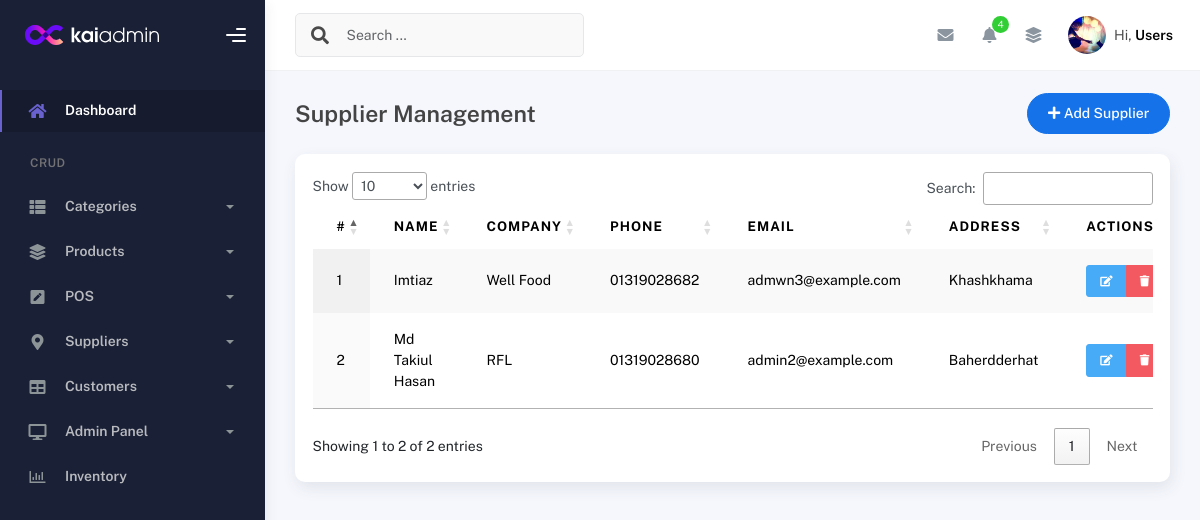
Before: /modules/Suppliers/view_suppliers.php (signed in) with the older database file.
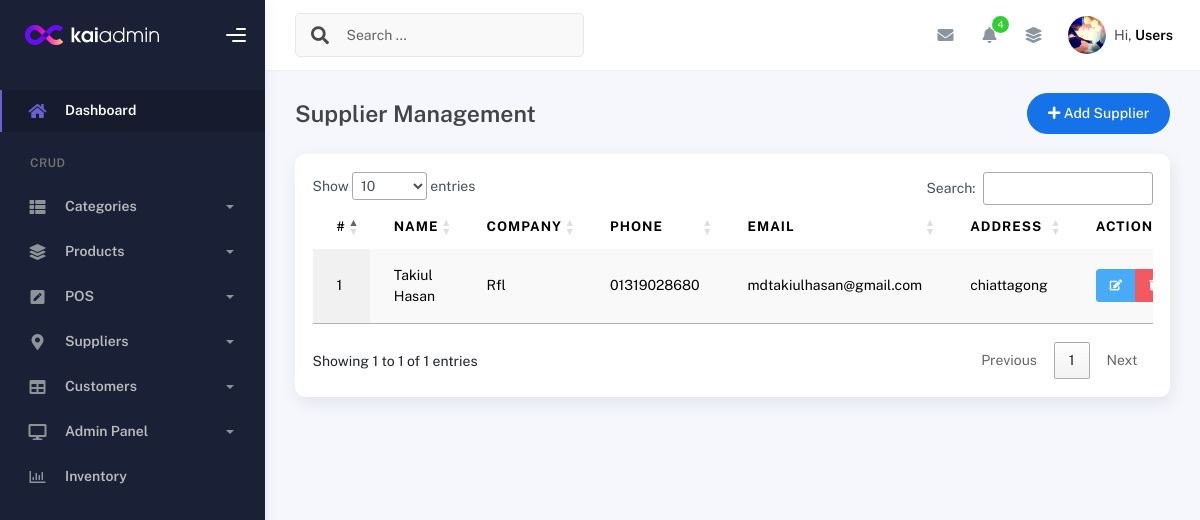
After: the same page with the newer database file.
### tables this page shows
CREATE TABLE `suppliers` (
  `id` int(11) NOT NULL,
  `name` varchar(100) NOT NULL,
  `phone` varchar(20) DEFAULT NULL,
  `email` varchar(100) DEFAULT NULL,
  `address` text DEFAULT NULL,
  `company_name` varchar(100) DEFAULT NULL,
  `created_at` timestamp NOT NULL DEFAULT current_timestamp(),
  `updated_at` timestamp NOT NULL DEFAULT current_timestamp() ON UPDATE current_timestamp()
);

### includes/crud_class.php (called while the page is built, shortened)
<?php
class CRUD {
    protected $host = 'localhost';
    protected $username = 'root';
    protected $password = '';
    protected $database = 'inventory_system';
    protected $connect;
    function __construct() {
        $this->connect = new mysqli($this->host, $this->username, $this->password, $this->database);
        $this->connect->set_charset("utf8mb4");
    }
    public function common_select($table, $fields = '*', $where = false, $sort = 'id', $sort_type = 'asc', $offset = false, $limit = false) {
        $data = [];
        $error = 0;
        $error_msg = "";
        $sql = "SELECT $fields FROM `$table`";
        if ($sort) {
            $sql .= " ORDER BY `$sort` " . (strtoupper($sort_type) === 'DESC' ? 'DESC' : 'ASC');
        }
        $stmt = $this->connect->prepare($sql);
        if ($stmt) {
            if ($stmt->execute()) {
                $result = $stmt->get_result();
                if ($result->num_rows > 0) {
                    while ($r = $result->fetch_object()) {
                        $data[] = $r;
                    }
                }
            } else {
                $error = 1;
                $error_msg = $stmt->error;
            }
        } else {
            $error = 1;
            $error_msg = $this->connect->error;
        }
        return ['data' => $data, 'error' => $error, 'error_msg' => $error_msg];
    }
}

### db_plugin.php (called while the page is built, shortened)
<?php
require_once __DIR__ . '/includes/crud_class.php';
$mysqli=new crud();
?>

### modules/Suppliers/view_suppliers.php (the view, shortened to what the changed rows need)
<?php
require_once __DIR__ . '/../../db_plugin.php';
$result = $mysqli->common_select('suppliers', '*', [], 'name', 'asc');
$suppliers = $result['error'] ? [] : $result['data'];
require_once __DIR__ . '/../../requires/header.php';
require_once __DIR__ . '/../../requires/topbar.php';
?>
<div class="container">
    <div class="page-inner">
        <div class="row">
            <div class="col-md-12">
                <div class="card">
                    <div class="card-body">
                        <div class="table-responsive">
                            <table id="supplierTable" class="display table table-striped table-hover">
                                <thead>
                                    <tr>
                                        <th>#</th>
                                        <th>Name</th>
                                        <th>Company</th>
                                        <th>Phone</th>
                                        <th>Email</th>
                                        <th>Address</th>
                                        <th>Actions</th>
                                    </tr>
                                </thead>
                                <tbody>
                                    <?php if (empty($suppliers)): ?>
                                        <tr>
                                            <td colspan="6" class="text-center">No suppliers found</td>
                                        </tr>
                                    <?php else: ?>
                                        <?php foreach ($suppliers as $index => $supplier): ?>
                                            <tr>
                                                <td><?= $index + 1 ?></td>
                                                <td><?= htmlspecialchars($supplier->name) ?></td>
                                                <td><?= htmlspecialchars($supplier->company_name) ?></td>
                                                <td><?= htmlspecialchars($supplier->phone) ?></td>
                                                <td><?= htmlspecialchars($supplier->email) ?></td>
                                                <td><?= htmlspecialchars($supplier->address) ?></td>
                                                <td>
                                                    <div class="btn-group">
                                                        <a href="edit_supplier.php?id=<?= $supplier->id ?>"
                                                           class="btn btn-sm btn-info" title="Edit">
                                                            <i class="fas fa-edit"></i>
                                                        </a>
                                                        <a href="view_suppliers.php?action=delete&id=<?= $supplier->id ?>"
                                                           class="btn btn-sm btn-danger" title="Delete"
                                                           onclick="return confirm('Are you sure you want to delete this supplier?')">
                                                            <i class="fas fa-trash"></i>
                                                        </a>
                                                    </div>
                                                </td>
                                            </tr>
                                        <?php endforeach; ?>
                                    <?php endif; ?>
                                </tbody>
                            </table>
                        </div>
                    </div>
                </div>
            </div>
        </div>
    </div>
</div>
<?php require_once __DIR__ . '/../../requires/footer.php'; ?>

Changed rows visible on the page:
removed suppliers: name "Imtiaz", company_name "Well Food", phone "01319028682", email "admwn3@example.com", address "Khashkhama"
changed suppliers: name "Md Takiul Hasan" → "Takiul Hasan"; company_name "RFL" → "Rfl"; email "admin2@example.com" → "mdtakiulhasan@gmail.com"; address "Baherdderhat" → "chiattagong"
Other visible differences:
text written by a page script: "Show entries Search: Showing 1 to 2 of 2 entries Previous 1 Next" → "Show entries Search: Showing 1 to 1 of 1 entries Previous 1 Next"
